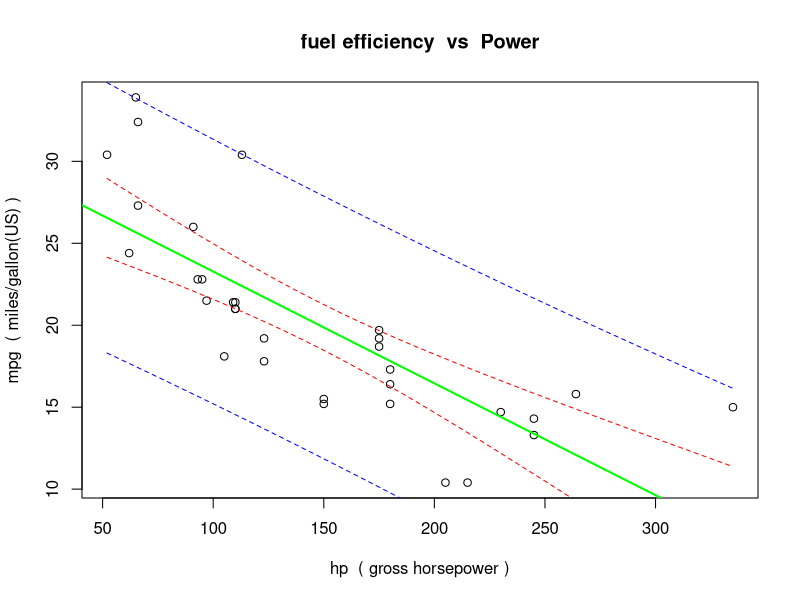

Source code (R):
## ---- chunk 1

    data("mtcars")
    units <- c("miles/gallon(US)", "number", "cubic inches", "gross horsepower", "times", 
                   "1000 lbs", "seconds", "V=0, straight=1", "0=Auto, 1=Manual", 
                   "number", "number")
    desc <- c("fuel efficiency", "Engine Cylinders", "Engine Displacement", "Power", "Final Drive", 
              "Weight", "Acceleration", "Engine Configuration", "Gearbox Type", "Number of Carburettors")
    namesplus <- cbind(names(mtcars), units, desc)
    Xlab = paste("hp", " (", namesplus[which(namesplus[,1] == "hp"),2], ")")
    Ylab = paste("mpg", " (", namesplus[which(namesplus[,1] == "mpg"),2], ")")
    title = paste(namesplus[which(namesplus[,1] == "mpg"),3], " vs ", namesplus[which(namesplus[,1] == "hp"),3])
    X <- mtcars[,"hp"]
    Y <- mtcars[,"mpg"]
    mod <- lm(Y~X)
    newx <- seq(min(X), max(X), length = 100)
    newdata <- data.frame(newx)
    names(newdata) = "X"
    plot(x=X, y=Y, main = title, xlab = Xlab, ylab = Ylab)
    abline(mod, col = "green", lwd = 2)
    preds <- data.frame(predict(mod, newdata = newdata, interval = 'confidence'))
    lines(newx, preds[ ,3], lty = 'dashed', col = 'red')
    lines(newx, preds[ ,2], lty = 'dashed', col = 'red')      
    preds1 <-data.frame(predict(mod, newdata = newdata, interval = 'predict'))
    lines(newx, preds1[ ,3], lty = 'dashed', col = 'blue')
    lines(newx, preds1[ ,2], lty = 'dashed', col = 'blue')      
